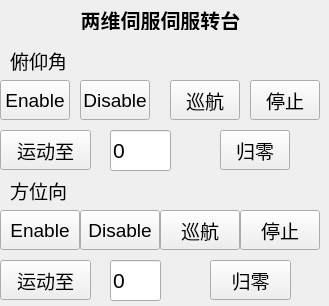
<?xml version="1.0" encoding="UTF-8"?>
<ui version="4.0">
 <class>Panel_TurnTable</class>
 <widget class="QWidget" name="Panel_TurnTable">
  <property name="geometry">
   <rect>
    <x>0</x>
    <y>0</y>
    <width>329</width>
    <height>306</height>
   </rect>
  </property>
  <property name="windowTitle">
   <string>伺服转台</string>
  </property>
  <widget class="QLabel" name="Label_Pitch_Angle">
   <property name="geometry">
    <rect>
     <x>10</x>
     <y>40</y>
     <width>331</width>
     <height>40</height>
    </rect>
   </property>
   <property name="font">
    <font>
     <pointsize>14</pointsize>
    </font>
   </property>
   <property name="text">
    <string>俯仰角</string>
   </property>
  </widget>
  <widget class="QPushButton" name="Btn_Pitch_Zero">
   <property name="geometry">
    <rect>
     <x>220</x>
     <y>130</y>
     <width>70</width>
     <height>40</height>
    </rect>
   </property>
   <property name="maximumSize">
    <size>
     <width>70</width>
     <height>16777215</height>
    </size>
   </property>
   <property name="font">
    <font>
     <pointsize>14</pointsize>
    </font>
   </property>
   <property name="text">
    <string>归零</string>
   </property>
  </widget>
  <widget class="QPushButton" name="Btn_Pitch_Enable">
   <property name="geometry">
    <rect>
     <x>0</x>
     <y>80</y>
     <width>70</width>
     <height>40</height>
    </rect>
   </property>
   <property name="maximumSize">
    <size>
     <width>70</width>
     <height>16777215</height>
    </size>
   </property>
   <property name="font">
    <font>
     <pointsize>14</pointsize>
    </font>
   </property>
   <property name="text">
    <string>Enable</string>
   </property>
  </widget>
  <widget class="QPushButton" name="Btn_Pitch_Disable">
   <property name="geometry">
    <rect>
     <x>80</x>
     <y>80</y>
     <width>70</width>
     <height>40</height>
    </rect>
   </property>
   <property name="maximumSize">
    <size>
     <width>70</width>
     <height>16777215</height>
    </size>
   </property>
   <property name="font">
    <font>
     <pointsize>14</pointsize>
    </font>
   </property>
   <property name="text">
    <string>Disable</string>
   </property>
  </widget>
  <widget class="QPushButton" name="Btn_Pitch_Check">
   <property name="geometry">
    <rect>
     <x>170</x>
     <y>80</y>
     <width>70</width>
     <height>40</height>
    </rect>
   </property>
   <property name="maximumSize">
    <size>
     <width>70</width>
     <height>16777215</height>
    </size>
   </property>
   <property name="font">
    <font>
     <pointsize>14</pointsize>
    </font>
   </property>
   <property name="text">
    <string>巡航</string>
   </property>
  </widget>
  <widget class="QPushButton" name="Btn_Azimuth_Check">
   <property name="geometry">
    <rect>
     <x>160</x>
     <y>210</y>
     <width>80</width>
     <height>40</height>
    </rect>
   </property>
   <property name="font">
    <font>
     <pointsize>14</pointsize>
    </font>
   </property>
   <property name="text">
    <string>巡航</string>
   </property>
  </widget>
  <widget class="QPushButton" name="Btn_Azimuth_Zero">
   <property name="geometry">
    <rect>
     <x>210</x>
     <y>260</y>
     <width>81</width>
     <height>40</height>
    </rect>
   </property>
   <property name="font">
    <font>
     <pointsize>14</pointsize>
    </font>
   </property>
   <property name="text">
    <string>归零</string>
   </property>
  </widget>
  <widget class="QPushButton" name="Btn_Azimuth_Enable">
   <property name="geometry">
    <rect>
     <x>0</x>
     <y>210</y>
     <width>80</width>
     <height>40</height>
    </rect>
   </property>
   <property name="font">
    <font>
     <pointsize>14</pointsize>
    </font>
   </property>
   <property name="text">
    <string>Enable</string>
   </property>
  </widget>
  <widget class="QLabel" name="Label_Azimuth_Angle">
   <property name="geometry">
    <rect>
     <x>10</x>
     <y>170</y>
     <width>321</width>
     <height>40</height>
    </rect>
   </property>
   <property name="font">
    <font>
     <pointsize>14</pointsize>
    </font>
   </property>
   <property name="text">
    <string>方位向</string>
   </property>
  </widget>
  <widget class="QPushButton" name="Btn_Azimuth_Disable">
   <property name="geometry">
    <rect>
     <x>80</x>
     <y>210</y>
     <width>80</width>
     <height>40</height>
    </rect>
   </property>
   <property name="font">
    <font>
     <pointsize>14</pointsize>
    </font>
   </property>
   <property name="text">
    <string>Disable</string>
   </property>
  </widget>
  <widget class="QLabel" name="label">
   <property name="geometry">
    <rect>
     <x>30</x>
     <y>10</y>
     <width>261</width>
     <height>20</height>
    </rect>
   </property>
   <property name="font">
    <font>
     <family>Ubuntu Condensed</family>
     <pointsize>15</pointsize>
     <weight>75</weight>
     <bold>true</bold>
    </font>
   </property>
   <property name="text">
    <string>两维伺服伺服转台</string>
   </property>
   <property name="alignment">
    <set>Qt::AlignCenter</set>
   </property>
  </widget>
  <widget class="QPushButton" name="Btn_Pitch_Stop">
   <property name="geometry">
    <rect>
     <x>250</x>
     <y>80</y>
     <width>70</width>
     <height>40</height>
    </rect>
   </property>
   <property name="maximumSize">
    <size>
     <width>70</width>
     <height>16777215</height>
    </size>
   </property>
   <property name="font">
    <font>
     <pointsize>14</pointsize>
    </font>
   </property>
   <property name="text">
    <string>停止</string>
   </property>
  </widget>
  <widget class="QPushButton" name="Btn_Azimuth_Stop">
   <property name="geometry">
    <rect>
     <x>240</x>
     <y>210</y>
     <width>80</width>
     <height>40</height>
    </rect>
   </property>
   <property name="font">
    <font>
     <pointsize>14</pointsize>
    </font>
   </property>
   <property name="text">
    <string>停止</string>
   </property>
  </widget>
  <widget class="QPushButton" name="Btn_Azimuth_Move">
   <property name="geometry">
    <rect>
     <x>0</x>
     <y>260</y>
     <width>91</width>
     <height>40</height>
    </rect>
   </property>
   <property name="font">
    <font>
     <pointsize>14</pointsize>
    </font>
   </property>
   <property name="text">
    <string>运动至</string>
   </property>
  </widget>
  <widget class="QLineEdit" name="edt_azimuth_pos">
   <property name="geometry">
    <rect>
     <x>110</x>
     <y>260</y>
     <width>51</width>
     <height>41</height>
    </rect>
   </property>
   <property name="font">
    <font>
     <pointsize>16</pointsize>
    </font>
   </property>
   <property name="text">
    <string>0</string>
   </property>
  </widget>
  <widget class="QPushButton" name="Btn_Pitch_Move">
   <property name="geometry">
    <rect>
     <x>0</x>
     <y>130</y>
     <width>91</width>
     <height>40</height>
    </rect>
   </property>
   <property name="font">
    <font>
     <pointsize>14</pointsize>
    </font>
   </property>
   <property name="text">
    <string>运动至</string>
   </property>
  </widget>
  <widget class="QLineEdit" name="edt_pitch_pos">
   <property name="geometry">
    <rect>
     <x>110</x>
     <y>130</y>
     <width>61</width>
     <height>41</height>
    </rect>
   </property>
   <property name="font">
    <font>
     <pointsize>16</pointsize>
    </font>
   </property>
   <property name="styleSheet">
    <string notr="true"/>
   </property>
   <property name="text">
    <string>0</string>
   </property>
  </widget>
 </widget>
 <resources/>
 <connections/>
</ui>
